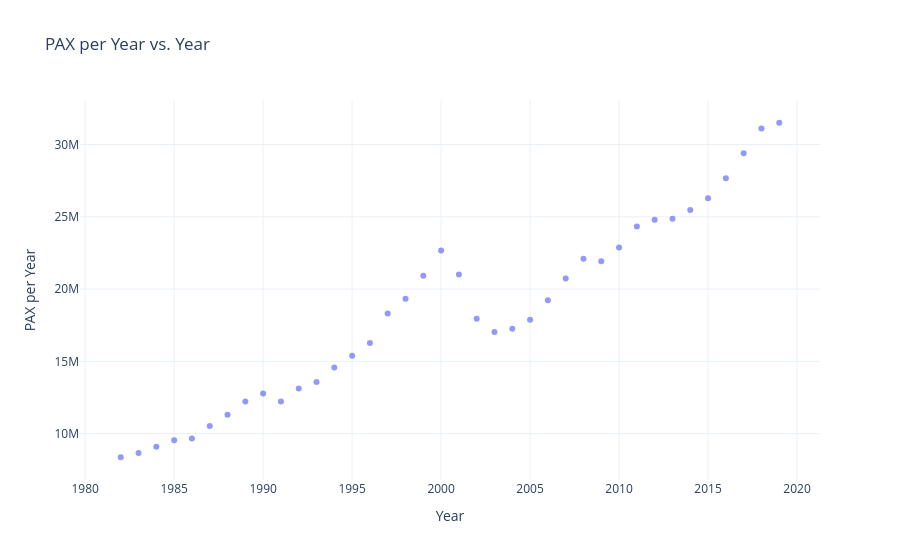

The notebook cell saved with this chart:
### Markdown cell above
### Part 1, Step 2 — Visualize the Relationship between X and y

**Tasks:**
1. Create three different scatter plots to visualize the relationship between the features $X$ (`Year`, `Population`, `GDP_per_capita_USD`) and the target variable $y$ (`PAX_per_Year`).

### Code cell
fig = go.Figure()

fig.add_trace(
    go.Scatter(
        x=df["Year"],
        y=df["PAX_per_Year"],
        mode="markers",
        marker=dict(opacity=0.7),
        name="PAX"
    )
)

fig.update_layout(
    title="PAX per Year vs. Year",
    xaxis_title="Year",
    yaxis_title="PAX per Year",
    template="plotly_white"
)

fig.show()

### Figure 1 — Plotly figure (JSON) as saved in the notebook; plotly's stock layout.template omitted (floating-point values rounded to 4 significant figures)
{"data": [{"marker": {"opacity": 0.7}, "mode": "markers", "name": "PAX", "type": "scatter", "x": [1982, 1983, 1984, 1985, 1986, 1987, 1988, 1989, 1990, 1991, 1992, 1993, 1994, 1995, 1996, 1997, 1998, 1999, 2000, 2001, 2002, 2003, 2004, 2005, 2006, 2007, 2008, 2009, 2010, 2011, 2012, 2013, 2014, 2015, 2016, 2017, 2018, 2019], "y": [8367699, 8661582, 9102355, 9546141, 9670366, 10534015, 11305215, 12231671, 12769757, 12225542, 13119273, 13574085, 14573334, 15395406, 16276699, 18318360, 19326589, 20925667, 22675366, 21012871, 17948058, 17024937, 17252906, 17884652, 19237216, 20739113, 22099233, 21926872, 22878251, 24337954, 24802400, 24865138, 25477622, 26281228, 27666428, 29396094, 31113488, 31507692]}], "layout": {"title": {"text": "PAX per Year vs. Year"}, "xaxis": {"title": {"text": "Year"}}, "yaxis": {"title": {"text": "PAX per Year"}}}}
